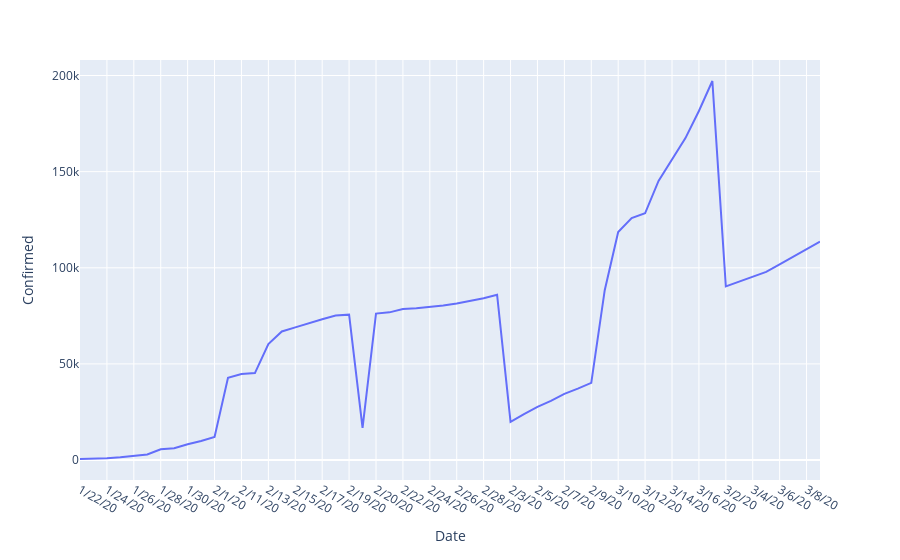

The cell this chart's notebook holds for it:
### Code cell
import plotly_express as px
def plot_timeseries(df):
    fig = px.line(df, x='Date', y='Confirmed') 

    fig.update_layout(legend_orientation="h")
    return(fig)

fig = plot_timeseries(corona_sums)
fig.show()

### Figure 1 — Plotly figure (JSON) as saved in the notebook; plotly's stock layout.template omitted (floating-point values rounded to 4 significant figures)
{"data": [{"hoverlabel": {"namelength": 0}, "hovertemplate": "Date=%{x}<br>Confirmed=%{y}", "legendgroup": "", "line": {"color": "#636efa", "dash": "solid"}, "mode": "lines", "name": "", "showlegend": false, "type": "scatter", "x": ["1/22/20", "1/23/20", "1/24/20", "1/25/20", "1/26/20", "1/27/20", "1/28/20", "1/29/20", "1/30/20", "1/31/20", "2/1/20", "2/10/20", "2/11/20", "2/12/20", "2/13/20", "2/14/20", "2/15/20", "2/16/20", "2/17/20", "2/18/20", "2/19/20", "2/2/20", "2/20/20", "2/21/20", "2/22/20", "2/23/20", "2/24/20", "2/25/20", "2/26/20", "2/27/20", "2/28/20", "2/29/20", "2/3/20", "2/4/20", "2/5/20", "2/6/20", "2/7/20", "2/8/20", "2/9/20", "3/1/20", "3/10/20", "3/11/20", "3/12/20", "3/13/20", "3/14/20", "3/15/20", "3/16/20", "3/17/20", "3/2/20", "3/3/20", "3/4/20", "3/5/20", "3/6/20", "3/7/20", "3/8/20", "3/9/20"], "xaxis": "x", "y": [555, 653, 941, 1434, 2118, 2927, 5578, 6166, 8234, 9927, 12038, 42762, 44802, 45221, 60368, 66885, 69030, 71224, 73258, 75136, 75639, 16787, 76197, 76823, 78579, 78965, 79568, 80413, 81395, 82754, 84120, 86011, 19881, 23892, 27635, 30817, 34391, 37120, 40150, 88369, 118592, 125865, 128343, 145193, 156097, 167449, 181531, 197146, 90306, 92840, 95120, 97882, 101784, 105821, 109795, 113561], "yaxis": "y"}], "layout": {"legend": {"orientation": "h", "tracegroupgap": 0}, "margin": {"t": 60}, "xaxis": {"anchor": "y", "domain": [0, 1], "title": {"text": "Date"}}, "yaxis": {"anchor": "x", "domain": [0, 1], "title": {"text": "Confirmed"}}}}
